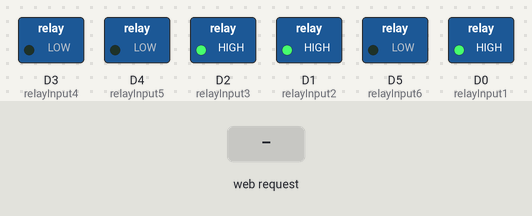
Recording of a sketch running on a simulated ESP8266 (NodeMCU). On the bench: switched loads named in the sketch (green lamp = pin HIGH). The test bench sets the inputs (shaded band). WiFi joins after 1.5 s; servers stay silent unless stated; what the sketch prints to the serial monitor is not drawn.

Above: at 2.7 s.
2.8 s: HTTP request GET /0 received
At 3.5 s:
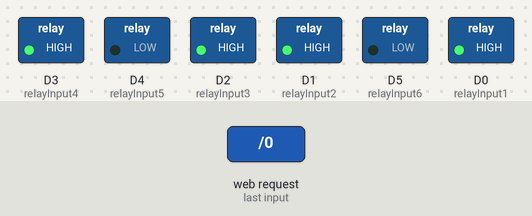
4.3 s: HTTP request GET /1 received
At 4.7 s:
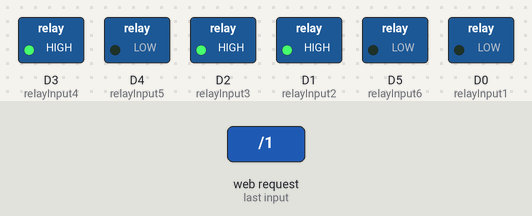
5.8 s: HTTP request GET /3 received
At 7.0 s:
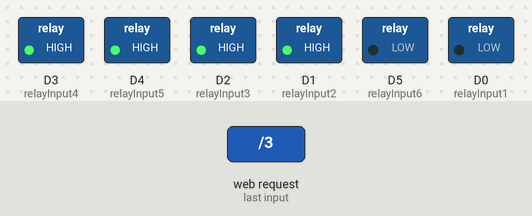
7.3 s: HTTP request GET /2 received
At 8.1 s:
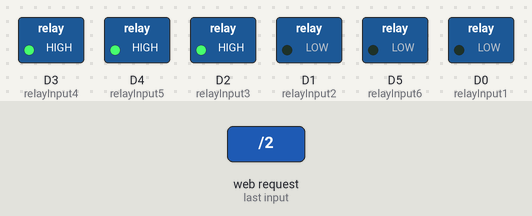
8.8 s: HTTP request GET /5 received
At 9.3 s:
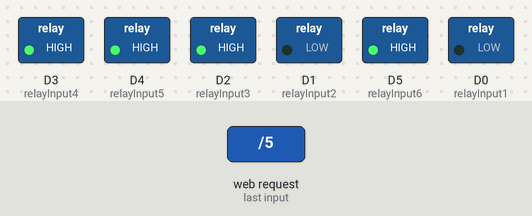
10.3 s: HTTP request GET /4 received
At 11.6 s:
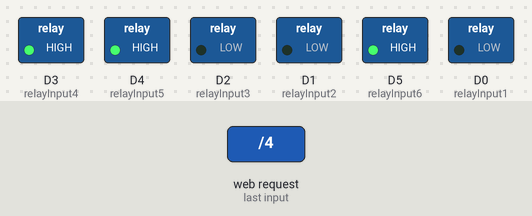
Timing chart, 0 to 12.8 s (numbered marks = the images above; inputs shaded):
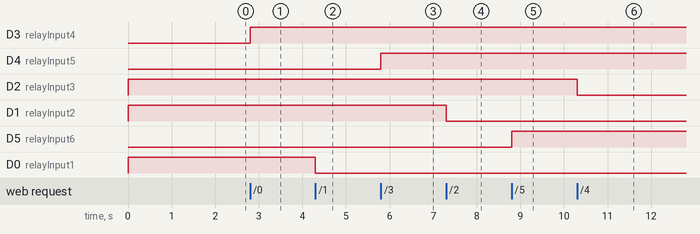

The sketch:

final1.ino
```cpp
#include <ESP8266WiFi.h>
#include <ESP8266WebServer.h>
#include <ESP8266WiFiMulti.h>
#include <ESP8266HTTPClient.h>
#include <WiFiClient.h>


String str;
const char* ssid = "SANJOY WIFI";
const char* pass = "sanj1972";
int relayInput1= D0;
int relayInput2= D1;
int relayInput3= D2;
int relayInput4= D3;
int relayInput5= D4;
int relayInput6= D5;


ESP8266WebServer server(80);

void handleRoot() {
  char temp[400];
  snprintf(temp, 400,
    "<html>\\
  <head>\
  </head>\
    <body>\
    <h1><b>HOME AUTOMATION</b></h1>\
    <h4>led1</h4>\
    <a href =\"/1\"> <button> Turn ON</button> </a>\
    <a href =\"/0\"> <button> Turn OFF</button> </a>\
    <h4>led2</h4>\
    <a href =\"/2\"> <button> Turn ON</button> </a>\
    <a href =\"/3\"> <button> Turn OFF</button> </a>\
    <h4>led3</h4>\
    <a href =\"/4\"> <button> Turn ON</button> </a>\
    <a href =\"/5\"> <button> Turn OFF</button> </a>\
  </body>\
</html>");
  server.send(200, "text/html", temp);

}


void ledOn() {
  server.send(200,"text/plain", "led 1 turned on");
  pinMode(relayInput1, OUTPUT);
  digitalWrite(relayInput1, LOW);
  pinMode(relayInput4,OUTPUT);
  digitalWrite(relayInput4,HIGH);
  }
void ledOff() {
  server.send(200,"text/plain", "led 1 turned off");
  pinMode(relayInput1, OUTPUT);
  digitalWrite(relayInput1, HIGH);
  pinMode(relayInput4,OUTPUT);
  digitalWrite(relayInput4,HIGH);
}
void ledOn2() {
  server.send(200,"text/plain", "led 2 turned on");
  pinMode(relayInput2, OUTPUT);
  digitalWrite(relayInput2, LOW);
  pinMode(relayInput5,OUTPUT);
  digitalWrite(relayInput5,HIGH);

}
void ledOff2() {
  server.send(200,"text/plain", "led 2 turned off");
  pinMode(relayInput2, OUTPUT);
  digitalWrite(relayInput2, HIGH);
  pinMode(relayInput5,OUTPUT);
  digitalWrite(relayInput5,HIGH);

}
void ledOn3() {
  server.send(200,"text/plain", "led 3 turned on");
  pinMode(relayInput3, OUTPUT);
  digitalWrite(relayInput3, LOW);
  pinMode(relayInput6,OUTPUT);
  digitalWrite(relayInput6,HIGH);

}
void ledOff3() {
  server.send(200,"text/plain", "led 3 turned off");
  pinMode(relayInput3, OUTPUT);
  digitalWrite(relayInput3, HIGH);
  pinMode(relayInput6,OUTPUT);
  digitalWrite(relayInput6,HIGH);

  }


void setup() {
  pinMode(relayInput4, OUTPUT);
  digitalWrite(relayInput4,LOW);
  pinMode(relayInput5, OUTPUT);
  digitalWrite(relayInput5,LOW);
  pinMode(relayInput6, OUTPUT);
  digitalWrite(relayInput6,LOW);
  pinMode(relayInput1, OUTPUT);
  digitalWrite(relayInput1,HIGH);
  pinMode(relayInput2, OUTPUT);
  digitalWrite(relayInput2,HIGH);
  pinMode(relayInput3, OUTPUT);
  digitalWrite(relayInput3,HIGH);
   Serial.begin(9600);
    Serial.print("Connecting to network");
  WiFi.mode(WIFI_STA);
  WiFi.begin(ssid, pass);   // Connect to WiFi network

  while (WiFi.status() != WL_CONNECTED) {    // Wait for connection
    delay(500);
    Serial.print(".");
  }

  Serial.print("Connected to ");
  Serial.println(ssid);
  Serial.print("IP address: ");
  Serial.println(WiFi.localIP());

  server.on("/", handleRoot);
  server.on("/0", ledOff);
  server.on("/1", ledOn);
    server.on("/3", ledOff2);
  server.on("/2", ledOn2);
    server.on("/5", ledOff3);
  server.on("/4", ledOn3);


  server.begin();
  Serial.println("HTTP server started");
}

void loop() {
   server.handleClient();
   WiFiClient client;
   HTTPClient http;

}
```

Measured:
- after the input at 2.8 s, D3 (relayInput4): LOW → HIGH at once
- after the input at 4.3 s, D0 (relayInput1): HIGH → LOW at once
- after the input at 5.8 s, D4 (relayInput5): LOW → HIGH at once
- after the input at 7.3 s, D1 (relayInput2): HIGH → LOW at once
- after the input at 8.8 s, D5 (relayInput6): LOW → HIGH at once
- after the input at 10.3 s, D2 (relayInput3): HIGH → LOW at once
